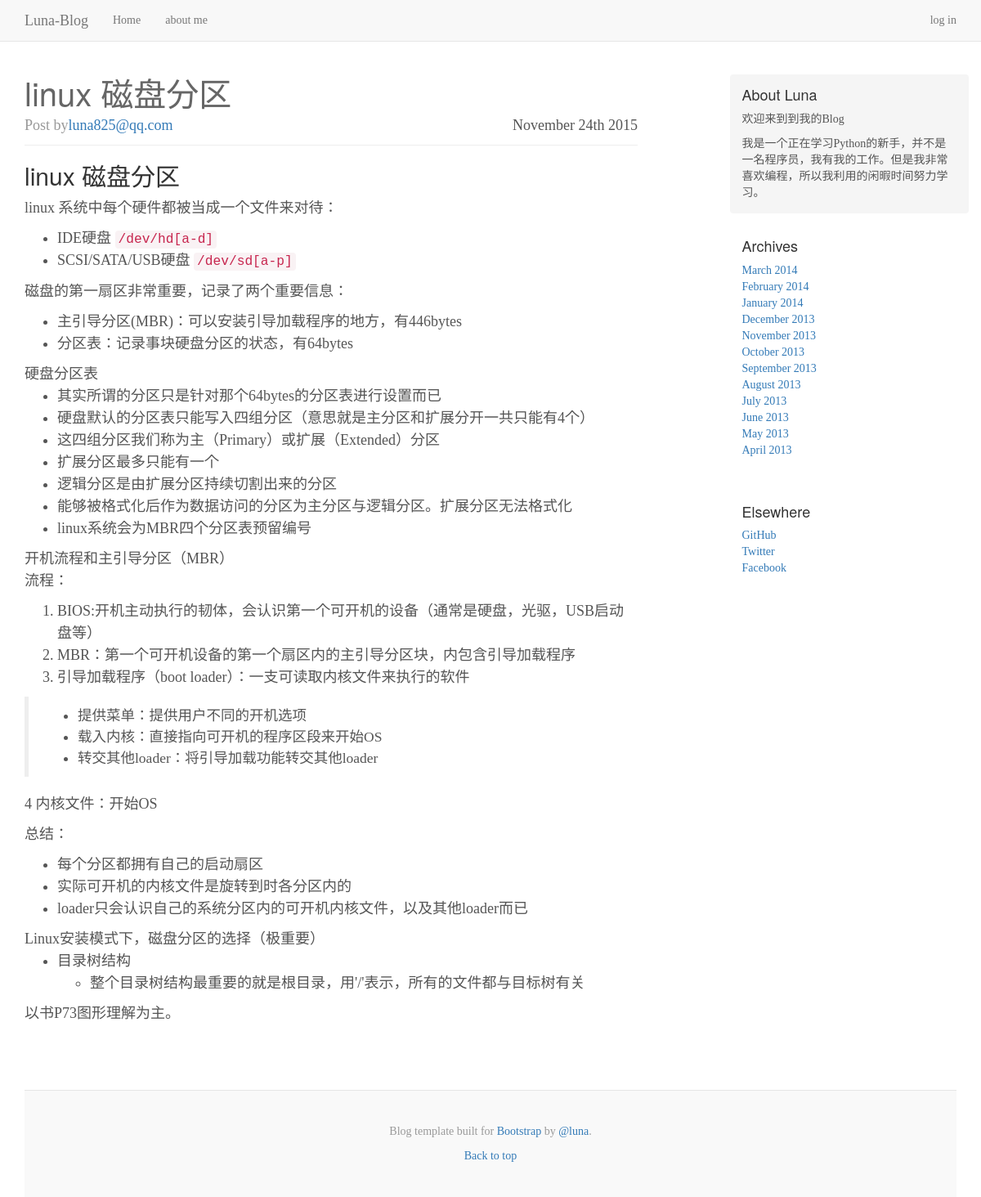
Page /post/3 on the earlier database version.
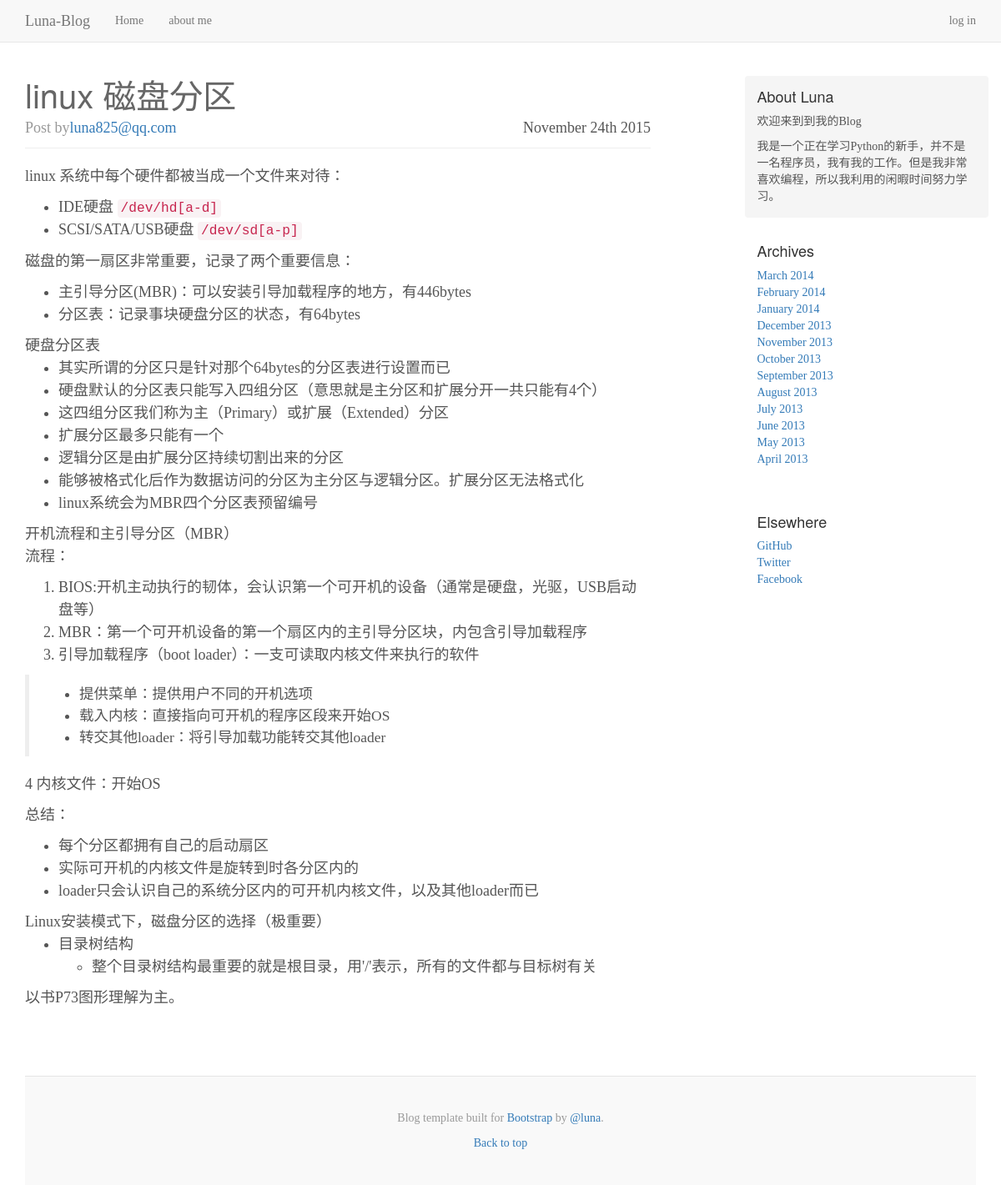
Same page on the later database version.
### app/models.py (models this page shows, shortened)
class Post(db.Model):
	__tablename__ = 'posts'
	id = db.Column(db.Integer,primary_key=True)
	title=db.Column(db.String(128),index=True)
	body = db.Column(db.Text)
	body_html = db.Column(db.Text)
	timestamp = db.Column(db.DateTime,index = True,default=datetime.utcnow)
	author_id = db.Column(db.Integer,db.ForeignKey('administors.id'))

class Administor(db.Model,UserMixin):
	__tablename__ = 'administors'
	id = db.Column(db.Integer,primary_key=True)
	email = db.Column(db.String(64),unique=True,index=True)
	password_hash = db.Column(db.String(128))
	name = db.Column(db.String(64))
	location = db.Column(db.String(64))
	about_me = db.Column(db.Text())
	posts = db.relationship('Post',backref='author',lazy='dynamic')
	@property
	def password(self):
		raise AttributeError('不能读取密码！')

### app/main/views.py (the view)
@main.route('/post/<int:id>')
def post(id):
	post = Post.query.get_or_404(id)
	return render_template('post.html',posts=[post])

### app/templates/post.html
{% extends "base.html" %}
{% block page_content %}
<div class="col-sm-8 blog-main">
{% include "_posts.html" %}
</div>
{% endblock %}

### app/templates/_posts.html
{% for post in posts %}
<div class="blog-post">
	<div class="blog-head">
    <h2 class="blog-post-title"><a href="{{url_for('main.post',id=post.id)}}">{{post.title}}</a></h2>
    <p class="blog-post-date">{{ moment(post.timestamp).format('MMMM Do YYYY')}}</p>
     <p class="blog-post-meta"> Post by<a href="#">{{post.author.email}}</a></p>
     </div>
    {% if digest %}
		{% if post.body_html %}
		{{post.body_html[:200] | striptags }}
		{% else %}
		{{ post.body[:200]}}
		{% endif %}
	<div class="blog-read-all"><a href="{{url_for('main.post',id=post.id)}}">阅读全文</a></div>
	{% else %}
		{% if post.body_html %}
		{{post.body_html | safe }}
		{% else %}
		{{ post.body}}
		{% endif %}
	{% endif %}
</div>
{% endfor %}

Differences in the rows shown:
changed Post "linux 磁盘分区": body_html "linux 磁盘分区 linux 系统中每个硬件都被当成一个文件来对待： IDE硬盘 /dev/hd[a-d] SCSI/SATA/USB硬盘…" → "linux 系统中每个硬件都被当成一个文件来对待： IDE硬盘 /dev/hd[a-d] SCSI/SATA/USB硬盘…"
